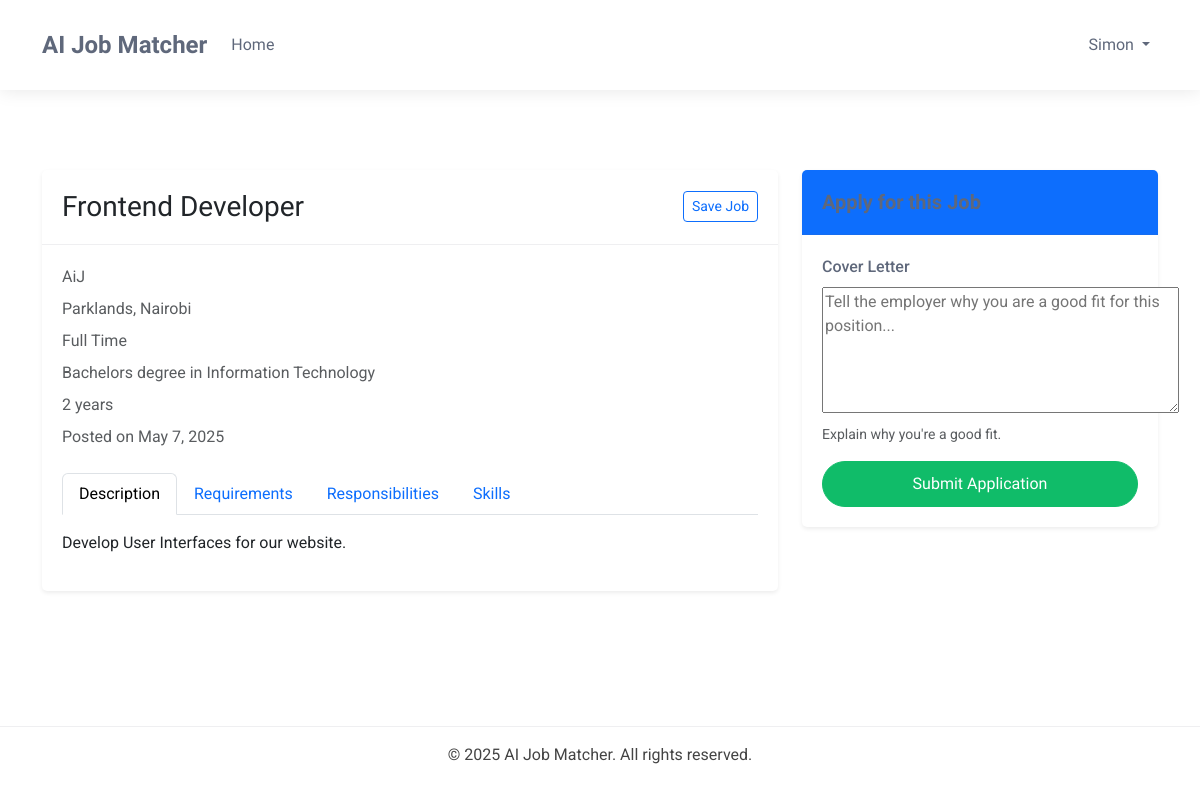
The page /candidate/jobs/28/ (signed in) on the database its author committed.
### accounts/models.py (models this page shows, shortened)
class TrackingModel(models.Model):
    created_at = models.DateTimeField(auto_now_add=True)
    updated_at = models.DateTimeField(auto_now=True)
    class Meta:
        abstract = True
        ordering = ["-created_at"]

class User(AbstractBaseUser, TrackingModel):
    username_validator = UnicodeUsernameValidator()
    Role_choices = (
        ("Administrator", "Administrator"),
        ("Recruiter", "Recruiter"),
        ("Candidate", "Candidate")
    )
    Gender_choices = (
        ("Male", "Male"),
        ("Female", "Female"),
        ("Other", "Other")
    )
    username = models.CharField(
        _('username'),
        max_length=150,
        unique=True,
        validators=[username_validator],
        error_messages={
            'unique':_("A user with that username already exists."),
        },
    )
    phoneNumberRegex = RegexValidator(regex=r"^\+?1?\d{8,15}$")
    full_name = models.CharField(_('full name'),max_length=200)
    email = models.EmailField(_('email'), unique=True, error_messages={
        'unique': ('A user with email already exists.'),
    })
    gender = models.CharField(_("gender"), max_length=10, choices=Gender_choices)
    phone = PhoneNumberField(
        _('phone number'), unique=True,validators=[phoneNumberRegex],
        blank=True, null=True, max_length=27)
    country = models.CharField(_("country"), max_length=50,
                              blank=True, null=True)
    city = models.CharField(_("city"), max_length=50,
                              blank=True, null=True)
    role = models.CharField(_('Role'), max_length=17, choices=Role_choices, default="Client")
    is_active = models.BooleanField(_('active'), default=True)
    is_admin = models.BooleanField(_('admin'), default=False)
    is_staff = models.BooleanField(_("staff"), default=False)
    timestamp = models.DateTimeField(_("timestamp"), auto_now_add=True)
    objects = CustomManager()
    USERNAME_FIELD = 'email'
    REQUIRED_FIELDS = ['username',]
    @property
    def staff(self):
        return self.staff
    @property
    def active(self):
        return self.active
    @property
    def admin(self):
        return self.admin

### dashboards/models.py (models this page shows, shortened)
class BaseModel(models.Model):
    created_at = models.DateTimeField(auto_now_add=True)
    updated_at = models.DateTimeField(auto_now=True)
    class Meta:
        abstract = True

class JobPosting(BaseModel):
    STATUS_CHOICES = (
        ('active', 'Active'),
        ('filled', 'Filled'),
        ('expired', 'Expired'),
        ('draft', 'Draft'),
    )
    recruiter = models.ForeignKey(Recruiter, on_delete=models.CASCADE, related_name='job_postings')
    title = models.CharField(_('job title'), max_length=255)
    company_name = models.CharField(_('company name'), max_length=255)
    category = models.CharField(_('job category'), max_length=100)
    description = models.TextField(_('job description'))
    requirements = models.TextField(_('job requirements'))
    responsibilities = models.TextField(_('responsibilities'))
    location = models.CharField(_('location'), max_length=255)
    salary_min = models.DecimalField(_('minimum salary'), max_digits=12, decimal_places=2, null=True, blank=True)
    salary_max = models.DecimalField(_('maximum salary'), max_digits=12, decimal_places=2, null=True, blank=True)
    experience_required = models.PositiveIntegerField(_('experience required (years)'), default=0)
    education_level = models.CharField(_('education level'), max_length=100)
    employment_type = models.CharField(_('employment type'), max_length=50)
    status = models.CharField(_('status'), max_length=20, choices=STATUS_CHOICES, default='active')
    expiry_date = models.DateField(_('expiry date'), default=timezone.now)
    skills_required = models.TextField(_('skills required'))
    embedding_vector = models.BinaryField(_('job embedding vector'), null=True, blank=True)
    class Meta:
        ordering = ['-created_at']
        verbose_name = _('Job Posting')
        verbose_name_plural = _('Job Postings')

### candidate/views.py (the view)
# urls.py: path('jobs/<int:job_id>/', views.job_detail, name='job_detail'),
@login_required
@user_passes_test(is_candidate)
def job_detail(request, job_id):
    try:
        candidate = request.user.candidate
    except Candidate.DoesNotExist:
        messages.error(request, "Candidate profile not found")
        return redirect('accounts:profile')
    job = get_object_or_404(JobPosting, id=job_id, status='active')
    resume = Resume.objects.filter(candidate=candidate).first()
    resume_uploaded = bool(resume)
    resume_processed = resume.is_processed if resume else False
    match_score = 0
    if resume_uploaded and resume_processed and job.embedding_vector:
        match_score = predict_specific_job_candidate_match(job, candidate)
    application = JobApplication.objects.filter(job=job, candidate=candidate).first()
    already_applied = application is not None
    is_saved = SavedJob.objects.filter(job=job, candidate=candidate).exists()
    if request.method == 'POST' and not already_applied:
        if not resume_uploaded:
            messages.error(request, "Please upload your resume before applying.")
            return redirect('candidate:upload_resume')
        if not resume_processed:
            messages.warning(request, "Your resume is still being processed.")
            return redirect('candidate:candidate_dashboard')
        form = JobApplicationForm(request.POST)
        if form.is_valid():
            application = form.save(commit=False)
            application.candidate = candidate
            application.job = job
            application.resume = resume
            application.match_score = match_score
            application.save()
            messages.success(request, f"You have successfully applied for {job.title}.")
            return redirect('candidate:application_list')
    else:
        form = JobApplicationForm()
    context = {
        'job': job,
        'form': form,
        'already_applied': already_applied,
        'application': application,
        'is_saved': is_saved,
        'resume_uploaded': resume_uploaded,
        'resume_processed': resume_processed,
        'match_score': match_score,
    }
    return render(request, 'candidate/job_detail.html', context)

### candidate/forms.py
class JobApplicationForm(forms.ModelForm):
    class Meta:
        model = JobApplication
        fields = ['cover_letter']
        widgets = {
            'cover_letter': forms.Textarea(attrs={
                'rows': 5,
                'placeholder': _('Tell the employer why you are a good fit for this position...')
            }),
        }

### candidate/templatetags/custom_filters.py (called while the page is built)
@register.filter
def split_string(value, separator=','):
    if value:
        return [item.strip() for item in value.split(separator)]
    return []

### candidate/views.py (called while the page is built)
def is_candidate(user):
    return user.is_authenticated and user.role == 'Candidate'

### templates/candidate/job_detail.html (shortened to what this page needs)
{% extends "candidate/base.html" %}
{% load static %}
{% load custom_filters %}
{% block content %}
<div class="container mt-4">
    <div class="row">
        <div class="col-md-8">
            <div class="card shadow-sm mb-4">
                <div class="card-header d-flex justify-content-between align-items-center">
                    <h1 class="h3 mb-0">{{ job.title }}</h1>
                    <div>
                        <a href="{% url 'candidate:toggle_save_job' job.id %}" class="btn btn-outline-primary btn-sm">
                            {% if is_saved %}
                            <i class="fas fa-bookmark"></i> Saved
                            {% else %}
                             Save Job
                            {% endif %}
                        </a>
                    </div>
                </div>
                <div class="card-body">
                    <p class="text-muted mb-2"> {{ job.company_name }}</p>
                    <p class="text-muted mb-2"> {{ job.location }}</p>
                    <p class="text-muted mb-2"> {{ job.employment_type }}</p>
                    <p class="text-muted mb-2"> {{ job.education_level }}</p>
                    <p class="text-muted mb-2"> {{ job.experience_required }} years</p>
                    <p class="text-muted mb-2"> Posted on {{ job.created_at|date:"F j, Y" }}</p>
                    <ul class="nav nav-tabs mt-4" id="jobDetailsTab" role="tablist">
                        <li class="nav-item">
                            <button class="nav-link active" id="desc-tab" data-bs-toggle="tab" data-bs-target="#desc" type="button" role="tab">Description</button>
                        </li>
                        <li class="nav-item">
                            <button class="nav-link" id="reqs-tab" data-bs-toggle="tab" data-bs-target="#reqs" type="button" role="tab">Requirements</button>
                        </li>
                        <li class="nav-item">
                            <button class="nav-link" id="resp-tab" data-bs-toggle="tab" data-bs-target="#resp" type="button" role="tab">Responsibilities</button>
                        </li>
                        <li class="nav-item">
                            <button class="nav-link" id="skills-tab" data-bs-toggle="tab" data-bs-target="#skills" type="button" role="tab">Skills</button>
                        </li>
                    </ul>
                    <div class="tab-content mt-3" id="jobDetailsTabContent">
                        <div class="tab-pane fade show active" id="desc" role="tabpanel">
                            {{ job.description|linebreaks }}
                        </div>
                    </div>
                </div>
            </div>
        </div>
        <div class="col-md-4">
            {% if already_applied %}
            <div class="card shadow-sm mb-4">
                <div class="card-header bg-success text-white">
                    <h5 class="mb-0">Application Status</h5>
                </div>
                <div class="card-body">
                    <p class="lead mb-3">You've already applied.</p>
                    <p><strong>Status:</strong> {{ application.status }}</p>
                    <p><strong>Applied on:</strong> {{ application.created_at|date:"F j, Y" }}</p>
                    <a href="{% url 'candidate:application_detail' application.id %}" class="btn btn-outline-primary w-100 mt-3">View Application</a>
                </div>
            </div>
            {% else %}
            <div class="card shadow-sm mb-4">
                <div class="card-header bg-primary text-white">
                    <h5 class="mb-0">Apply for this Job</h5>
                </div>
                <div class="card-body">
                    {% if not resume_uploaded %}
                    <div class="alert alert-warning mb-3">
                        <i class="fas fa-exclamation-triangle"></i> Upload your resume before applying.
                        <a href="{% url 'candidate:upload_resume' %}" class="alert-link">Upload Resume</a>
                    </div>
                    {% elif not resume_processed %}
                    <div class="alert alert-info mb-3">
                        <i class="fas fa-spinner fa-spin"></i> Resume is still being processed.
                    </div>
                    {% else %}
                    <form method="post">
                        <div class="mb-3">
                            <label for="{{ form.cover_letter.id_for_label }}" class="form-label">Cover Letter</label>
                            {{ form.cover_letter }}
                            <div class="form-text">Explain why you're a good fit.</div>
                        </div>
                        <button type="submit" class="btn btn-primary w-100">
                             Submit Application
                        </button>
                    </form>
                    {% endif %}
                </div>
            </div>
            {% endif %}
        </div>
    </div>
</div>
{% endblock %}

### templates/candidate/base.html (shortened to what this page needs)
{%load static%}
<!DOCTYPE html>
<html lang="en">
<head>
    <link href="https://cdn.jsdelivr.net/npm/bootstrap@5.3.0-alpha1/dist/css/bootstrap.min.css" rel="stylesheet">
</head>
<body>
    <nav class="navbar navbar-expand-lg">
        <div class="container">
            <a class="navbar-brand" href="/">AI Job Matcher</a>
            <div class="collapse navbar-collapse" id="navbarNav">
                <ul class="navbar-nav me-auto">
                    <li class="nav-item">
                        <a class="nav-link" href="{% url 'accounts:home' %}">Home</a>
                    </li>
                </ul>
                <ul class="navbar-nav">
                    {% if user.is_authenticated %}
                        <li class="nav-item dropdown">
                            <a class="nav-link dropdown-toggle" href="#" id="navbarDropdown" role="button" data-bs-toggle="dropdown" aria-expanded="false">
                                {{ user.username }}
                            </a>
                        </li>
                    {% endif %}
                </ul>
            </div>
        </div>
    </nav>
    <div class="container main-content">
        {% block content %}{% endblock %}
    </div>
    <footer class="text-center py-3">
        <div class="container">
            <p class="mb-0">&copy; {% now "Y" %} AI Job Matcher. All rights reserved.</p>
        </div>
    </footer>
</body>
</html>

### templates/candidate/base.html (style rules this page uses)
:root { --default-font: "Roboto", system-ui, -apple-system, "Segoe UI", Roboto, "Helvetica Neue", Arial, "Noto Sans", "Liberation Sans", sans-serif; --heading-font: "Raleway", sans-serif; --nav-font: "Ubuntu", sans-serif; --background-color: #ffffff; --default-color: #444444; --heading-color: #5f687b; --accent-color: #10bc69; --surface-color: #ffffff; --contrast-color: #ffffff; --nav-color: #5f687b; --nav-hover-color: #10bc69; --nav-mobile-background-color: #ffffff; --nav-dropdown-background-color: #ffffff; --nav-dropdown-color: #5f687b; --nav-dropdown-hover-color: #10bc69; }
body { color: var(--default-color); background-color: var(--background-color); font-family: var(--default-font); }
h1, h2, h3, h4, h5, h6 { color: var(--heading-color); font-family: var(--heading-font); }
a { color: var(--accent-color); text-decoration: none; transition: 0.3s; }
.navbar { padding: 15px 0; transition: all 0.5s; background-color: var(--background-color) !important; box-shadow: 0px 0 18px rgba(0, 0, 0, 0.1); }
.navbar-brand { font-family: var(--heading-font); font-weight: 700; font-size: 24px; color: var(--heading-color) !important; }
.navbar-nav .nav-link { font-family: var(--nav-font); color: var(--nav-color) !important; font-weight: 400; padding: 18px 15px; transition: 0.3s; }
.main-content { min-height: calc(100vh - 180px); padding: 40px 0; }
.form-label { color: var(--heading-color); font-weight: 500; }
.btn-primary { background-color: var(--accent-color); border-color: var(--accent-color); border-radius: 50px; padding: 10px 25px; transition: all 0.3s; font-family: var(--heading-font); font-weight: 500; }
.card { border: none; border-radius: 5px; background-color: var(--surface-color); box-shadow: 0px 0px 20px rgba(0, 0, 0, 0.1); transition: all 0.3s; margin-bottom: 20px; }
.card-header { background-color: transparent; border-bottom: 1px solid rgba(95, 104, 123, 0.1); padding: 20px; }
.card-header h4, .card-header h5 { margin-bottom: 0; font-weight: 600; }
.card-body { padding: 20px; }
footer { background-color: var(--background-color) !important; border-top: 1px solid rgba(95, 104, 123, 0.1); color: var(--default-color) !important; padding: 25px 0; }

### rows shown on the page
User: username "Simon"
JobPosting: title "Frontend Developer", company_name "AiJ", location "Parklands, Nairobi", employment_type "Full Time", education_level "Bachelors degree in Information Technology", experience_required "2", created_at "May 7, 2025", description "Develop User Interfaces for our website."
